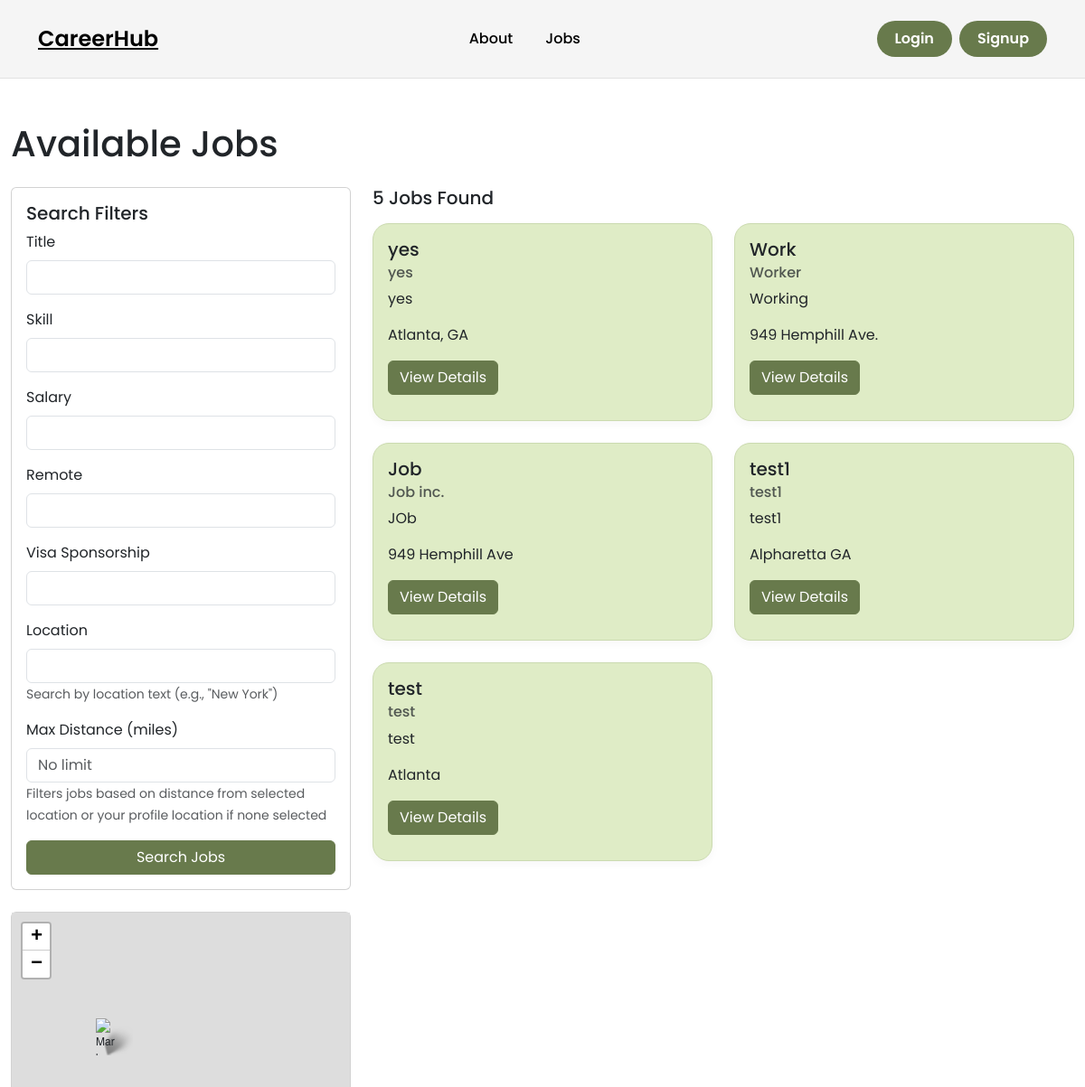
The app's page /jobs/ (upper part), older data.
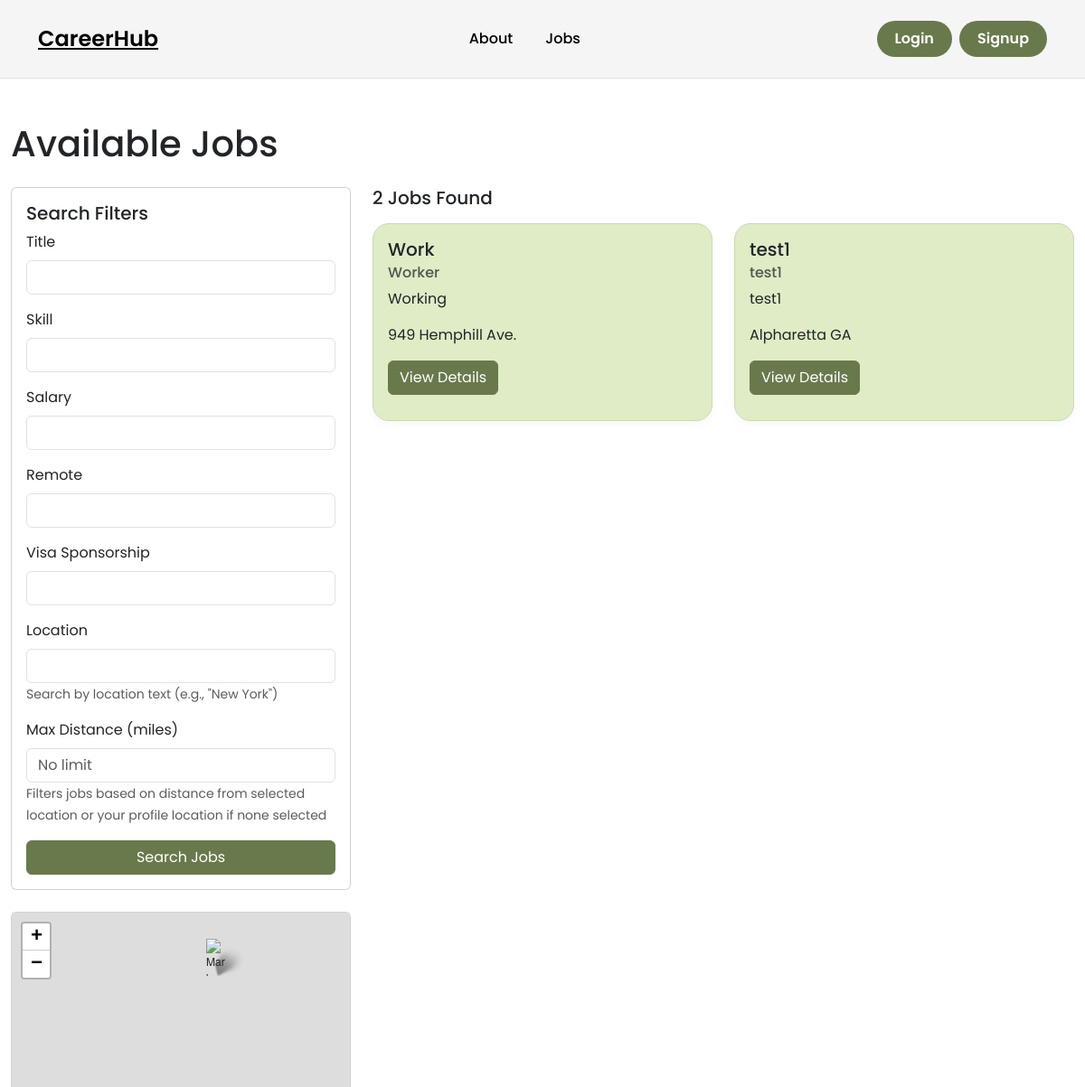
The same page, newer data.
### recruiters/models.py (models this page shows)
class Post(models.Model):
    id = models.AutoField(primary_key=True)
    title = models.CharField(max_length=200)
    company = models.CharField(max_length=200)
    description = models.TextField()
    location = models.CharField(max_length=200)
    lat = models.FloatField(null=True, blank=True)
    lng = models.FloatField(null=True, blank=True)
    salary_range = models.CharField(max_length=100)
    required_skills = models.ManyToManyField(Skill)
    recruiter = models.ForeignKey(User, on_delete=models.CASCADE)
    created_at = models.DateTimeField(auto_now_add=True)
    updated_at = models.DateTimeField(auto_now=True)
    VISA_CHOICES = [
        ('yes', 'Yes'),
        ('no', 'No'),
    ]
    visa_sponsorship = models.CharField(max_length=3, choices=VISA_CHOICES, default='no')
    @property
    def has_location_pin(self):
        return self.lat is not None and self.lng is not None

### jobs/views.py (the view, shortened to what this page needs)
# urls.py: path('', views.index, name='home.index'),
def index(request):
    name_term = request.GET.get('search_name')
    skill_term = request.GET.get('search_skill')
    location_term = request.GET.get('search_location')
    salary_term = request.GET.get('search_salary')
    remote_term = request.GET.get('search_remote')
    visa_term = request.GET.get('search_visa')
    max_distance = request.GET.get('max_distance')
    filter_lat = request.GET.get('filter_lat')
    filter_lng = request.GET.get('filter_lng')
    if name_term or skill_term or location_term or salary_term or remote_term or visa_term or max_distance:
        jobs = Post.objects.filter(title__contains=name_term)
        jobs = jobs.filter(salary_range__contains=salary_term).filter(location__contains=remote_term).filter(visa_sponsorship__contains=visa_term)
        if (skill_term):
            jobs = jobs.filter(required_skills__name__contains=skill_term)
    else:
        jobs = Post.objects.all().order_by('-created_at')
    user_lat = None
    user_lng = None
    user_location_available = False
    filter_center_lat = user_lat
    filter_center_lng = user_lng
    if location_term and filter_lat and filter_lng:
        try:
            filter_center_lat = float(filter_lat)
            filter_center_lng = float(filter_lng)
        except ValueError:
            pass
    else:
        filter_lat = None
        filter_lng = None
    jobs_with_location = []
    for job in jobs:
        if job.lat and job.lng:
            jobs_with_location.append({
                'id': job.id,
                'title': job.title,
                'company': job.company,
                'location': job.location,
                'lat': job.lat,
                'lng': job.lng,
                'description': job.description[:100] + '...' if len(job.description) > 100 else job.description
            })
    jobs_json = json.dumps(jobs_with_location)
    return render(request, 'jobs/index.html', {
        'jobs': jobs,
        'jobs_json': jobs_json,
        'max_distance': max_distance,
        'name': name_term,
        'skill': skill_term,
        'location': location_term,
        'salary': salary_term,
        'remote': remote_term,
        'visa': visa_term,
        'filter_lat': filter_lat,
        'filter_lng': filter_lng,
        'user_lat': user_lat,
        'user_lng': user_lng,
        'user_location_available': user_location_available,
    })

### jobs/templates/jobs/index.html (shortened to what the changed rows need)
{% extends 'base.html' %}
{% block content %}
<link rel="stylesheet" href="https://unpkg.com/leaflet@1.9.4/dist/leaflet.css"
/>
<div class="container-fluid mt-5">
    <h1>Available Jobs</h1>
    <div class="row mt-4">
        <div class="col-lg-8 col-md-7">
            <h5 class="mb-3">{{ jobs|length }} Job{{ jobs|length|pluralize }} Found</h5>
            <div class="row">
                {% for job in jobs %}
                <div class="col-lg-6 col-md-12 mb-4">
                    <div class="card h-100 job-card" data-job-id="{{ job.id }}">
                        <div class="card-body">
                            <h5 class="card-title">{{ job.title }}</h5>
                            <h6 class="card-subtitle mb-2 text-muted">{{ job.company }}</h6>
                            <p class="card-text">{{ job.description|truncatewords:30 }}</p>
                            <p class="card-text">
                                 {{ job.location }}
                            </p>
                            <a href="{% url 'jobs.detail' job.id %}" class="btn btn-success">View Details</a>
                        </div>
                    </div>
                </div>
                {% empty %}
                <div class="col-12">
                    <div class="alert alert-info">
                        No jobs found matching your criteria. Try adjusting your search filters.
                    </div>
                </div>
                {% endfor %}
            </div>
        </div>
    </div>
</div>
{% endblock %}

Row changes from the older to the newer data that the page shows:
removed Post: title "yes", company "yes", description "yes", location "Atlanta, GA"
removed Post: title "Job", company "Job inc.", description "JOb", location "949 Hemphill Ave"
removed Post: title "test", company "test", description "test", location "Atlanta"
Text that changed along with them:
{{ jobs|length }}: "5" → "2"
